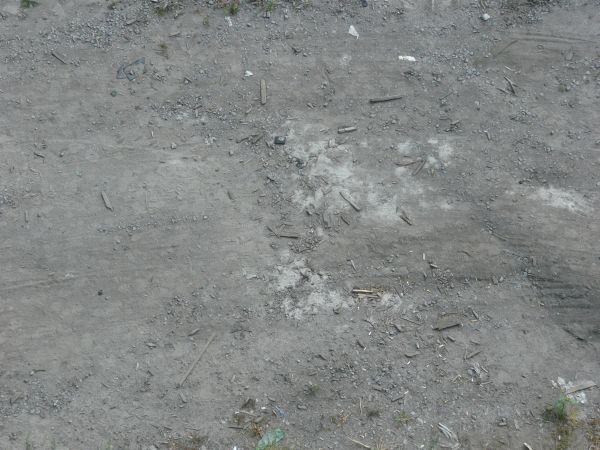
#> input picture Computer Vision/Data Training/ground/ground1.jpg, 600 x 450 px; its folder holds 4 pictures in this run
$ python groundLaw.py
#> lines starting #> are read from the running program, lines starting #| are printed output that depends on the picture; long printed decimals are rounded
import numpy as np
import cv2
from matplotlib import pyplot as plt
from scipy import signal as sg
import random

# === image read ==
total = [0 for i in range(9)]
img = 'ground'
for loop in range(1, 11):
    imgNo = img + str(loop)
    image = cv2.imread(imgNo + '.jpg')
#> image is the input picture: shape (450, 600, 3); mean B, G, R 133.8, 134.8, 131.4

    PATCH_SIZE = 32
    h, w, c = image.shape
#> h = 450; w = 600; c = 3

    locations = []
    for i in range(10):
        x = random.randrange(0 + PATCH_SIZE / 2, w - PATCH_SIZE / 2)
        y = random.randrange(0 + PATCH_SIZE / 2, h - PATCH_SIZE / 2)
        locations.append((y, x))

    patches = list()
    for loc in locations:
        patches.append(image[loc[0] - int(PATCH_SIZE / 2):loc[0] + int(PATCH_SIZE / 2),
                            loc[1] - int(PATCH_SIZE / 2):loc[1] + int(PATCH_SIZE / 2)])
#> after the loop, patches = 10 items
    cnt = 1
    cntr = 0
    for patch in (patches):
        cntr += 1
        gray = cv2.cvtColor(patch, cv2.COLOR_BGR2GRAY)
        (rows, cols) = gray.shape[:2]

    # === image processing ===
        smooth_kernel = (1/25) * np.ones((5, 5))
        gray_smooth = sg.convolve(gray, smooth_kernel, "same")
        gray_processed = np.abs(gray - gray_smooth)

        # === Law's Texture filter ===
        filter_vectors = np.array([[ 1,  4,  6,  4,  1],
                                   [-1, -2,  0,  2,  1],
                                   [-1,  0,  2,  0,  1],
                                   [ 1, -4,  6, -4,  1]])
        filters = list()
        for i in range(4):
            for j in range(4):
                filters.append(np.matmul(filter_vectors[i][:].reshape(5, 1),
                                         filter_vectors[j][:].reshape(1, 5)))
        conv_maps = np.zeros((rows, cols, 16))
        for i in range(len(filters)):
            conv_maps[:, :, i] = sg.convolve(gray_processed, filters[i], 'same')

        # texture map calculation
        texture_maps = list()
        texture_maps.append((conv_maps[:, :, 1] + conv_maps[:, :, 4]) // 2)
        texture_maps.append((conv_maps[:, :, 2] + conv_maps[:, :, 8]) // 2)
        texture_maps.append((conv_maps[:, :, 3] + conv_maps[:, :, 12]) // 2)
        texture_maps.append((conv_maps[:, :, 7] + conv_maps[:, :, 13]) // 2)
        texture_maps.append((conv_maps[:, :, 6] + conv_maps[:, :, 9]) // 2)
        texture_maps.append((conv_maps[:, :, 11] + conv_maps[:, :, 14]) // 2)
        texture_maps.append(conv_maps[:, :, 10])
        texture_maps.append(conv_maps[:, :, 5])
        texture_maps.append(conv_maps[:, :, 15])
        texture_maps.append(conv_maps[:, :, 0])

        TEM = list()
        for i in range(9):
            TEM.append(np.abs(texture_maps[i]).sum() / np.abs(texture_maps[9].sum()))

        print(img + str(loop - 1) + str(cntr - 1) + "\t\t", end='')
        cnt += 1
        for i in range(9):
            print(format(TEM[i], '.6f'), end='\t\t')
            total[i] += TEM[i]
        print("")
#> this loop made 10 passes
#| ground00		0.08333		0.1342		0.1381		0.03184		0.01536		0.02978		0.02161		0.02337		0.09157
#| ground01		0.08942		0.1398		0.1369		0.02562		0.01455		0.02778		0.02289		0.01625		0.07657
#| ground02		0.07841		0.1357		0.134		0.02791		0.01388		0.02843		0.02149		0.01904		0.08972
#| ground03		0.09526		0.142		0.1442		0.02214		0.01475		0.02487		0.02357		0.01522		0.04647
#| ground04		0.08921		0.1394		0.1471		0.02769		0.01516		0.02979		0.02262		0.01909		0.08812
#| ground05		0.0719		0.1346		0.133		0.03102		0.01356		0.03044		0.02096		0.02086		0.09973
#| ground06		0.1011		0.1428		0.143		0.02059		0.01546		0.02553		0.02376		0.01552		0.05921
#| ground07		0.1046		0.1452		0.1481		0.01809		0.01596		0.02354		0.02418		0.01591		0.03686
#> (further printed lines are left out)
#> pass 1, `gray = cv2.cvtColor(patch, cv2.COLOR_BGR2GRAY)`:
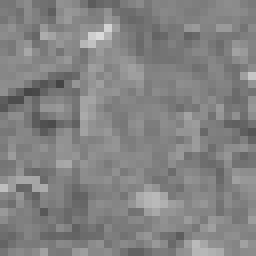
#> gray: shape (32, 32) (shown 8 times larger); min 68, max 218, mean 130.9
#> pass 1, `gray_smooth = sg.convolve(gray, smooth_kernel, "same")`:
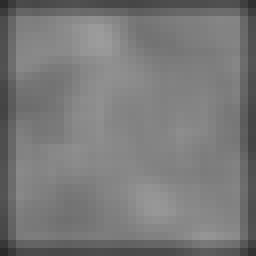
#> gray_smooth: shape (32, 32) float64 (shown 8 times larger); min 42.2, max 156.6, mean 121.3
#> pass 1, `gray_processed = np.abs(gray - gray_smooth)`:
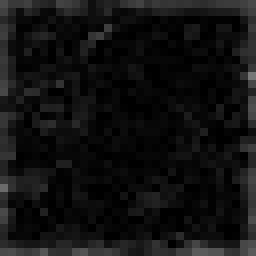
#> gray_processed: shape (32, 32) float64 (shown 8 times larger); min 0, max 118.6, mean 17.7
#> pass 2, `gray = cv2.cvtColor(patch, cv2.COLOR_BGR2GRAY)`:
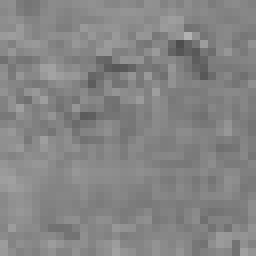
#> gray: shape (32, 32) (shown 8 times larger); min 78, max 177, mean 132.8
#> after the loop:
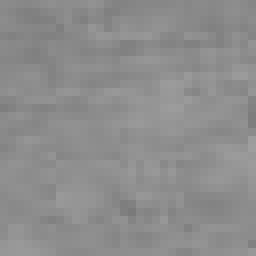
#> gray: shape (32, 32) (shown 8 times larger); min 122, max 158, mean 141
#> after the loop:
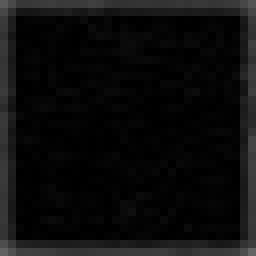
#> gray_processed: shape (32, 32) float64 (shown 8 times larger); min 0, max 100.8, mean 12.9
#> after the loop, cnt = 11; cntr = 10; total = [0.913, 1.4, 1.42, 0.245, 0.149, 0.271, 0.229, 0.173, 0.697]
#> pass 2 of the loop `for loop in range(1, 11):`:
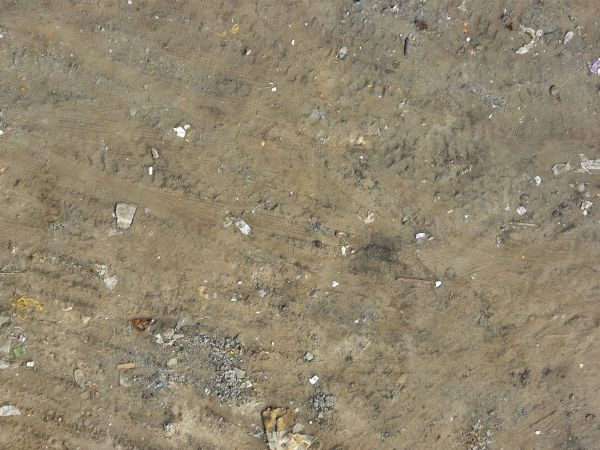
#> input picture Computer Vision/Data Training/ground/ground2.jpg, 600 x 450 px
#> image is the input picture: shape (450, 600, 3); mean B, G, R 111.2, 133.9, 145
#> the loop `for patch in (patches):` made 10 passes
#| ground10		0.07422		0.1357		0.1433		0.03464		0.01417		0.03218		0.02176		0.0199		0.1022
#| ground11		0.08299		0.1379		0.1323		0.02725		0.01449		0.02642		0.02238		0.01856		0.06301
#| ground12		0.08516		0.1372		0.1392		0.02878		0.01447		0.02823		0.02199		0.0187		0.08375
#| ground13		0.0812		0.1372		0.1459		0.03121		0.01474		0.03022		0.02241		0.01983		0.08454
#| ground14		0.07663		0.1371		0.1344		0.03164		0.01425		0.03134		0.02165		0.01983		0.09885
#> (further printed lines are left out)
#> after the loop `for patch in (patches):`:
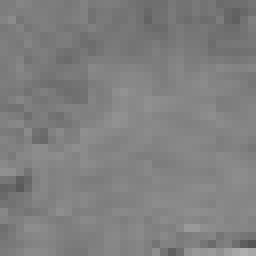
#> gray: shape (32, 32) (shown 8 times larger); min 84, max 175, mean 127.7
#> after the loop `for patch in (patches):`:
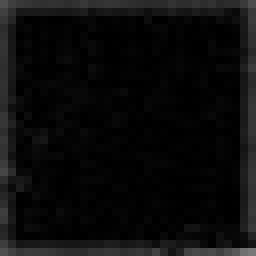
#> gray_processed: shape (32, 32) float64 (shown 8 times larger); min 0, max 120.9, mean 11.9
#> after the loop `for patch in (patches):`: cnt = 11; cntr = 10; total = [1.78, 2.79, 2.86, 0.522, 0.297, 0.557, 0.456, 0.361, 1.47]
#> pass 3 of the loop `for loop in range(1, 11):`:
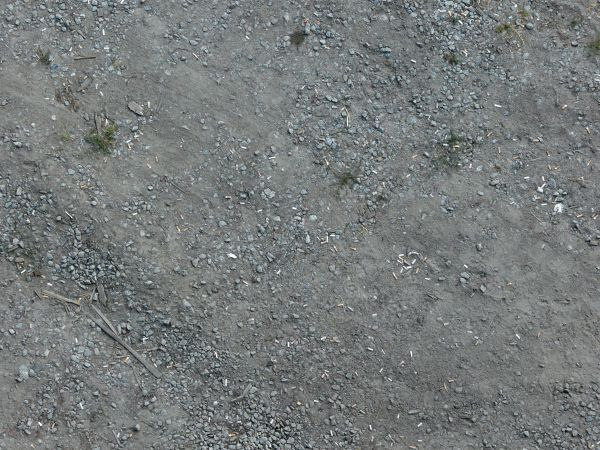
#> input picture Computer Vision/Data Training/ground/ground3.jpg, 600 x 450 px
#> image is the input picture: shape (450, 600, 3); mean B, G, R 122.8, 122.7, 118.1
#> after the loop `for patch in (patches):`:
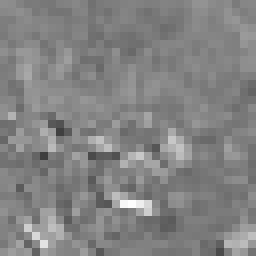
#> gray: shape (32, 32) (shown 8 times larger); min 63, max 254, mean 130.8
#> after the loop `for patch in (patches):`:
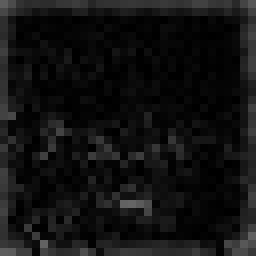
#> gray_processed: shape (32, 32) float64 (shown 8 times larger); min 0, max 101.7, mean 18.2
#> after the loop `for patch in (patches):`: cnt = 11; cntr = 10; total = [2.5, 4.12, 4.2, 0.868, 0.442, 0.883, 0.666, 0.587, 2.58]
#> (the run stopped early here; a loop or call above may not have finished)
